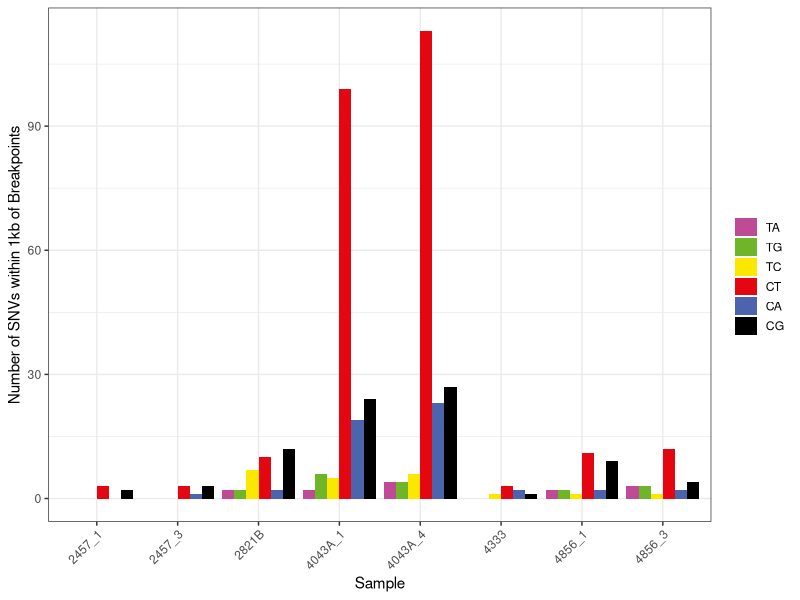

Write the R code that produced this figure.
library(ggplot2)
library(reshape)

dat <- read.csv('snvs_breakpoint_1kb_stats.tsv', sep='\t', col.names=c("sample", "count", "mean", "std", "close", "far", "TA","TG", "TC", "CT","CA","CG"))
dat[is.na(dat)] <- 0
dat <- dat[c(1,7:12)]
data.m <- melt(dat, id.vars='sample')
#blue red black yellow green purple
df = data.frame(muts=c("CA", "CT", "CG", "TC", "TG", "TA"), color=c("#4c64ae", "#e40611", "#000000", "#fbe800", "#6eb529","#bf4a96"))
data.m["color"] <- df$color[match(data.m$variable,df$mut)]
ggplot(data.m, aes(sample, value, fill=variable)) + 
  geom_bar(position = "dodge", stat="identity") +
  theme_bw() +
  theme(legend.key.height=unit(0.5,"cm")) + 
  theme(axis.text.x = element_text(angle = 45, hjust = 1), plot.title = element_text(hjust = 0.5))+
  labs(x="Sample",y="Number of SNVs within 1kb of Breakpoints",fill="Mutation Type") + 
  scale_fill_manual(name = "",
                    labels=c("TA", "TG", "TC", "CT", "CA", "CG"),
                    values=c("#bf4a96", "#6eb529", "#fbe800", "#e40611", "#4c64ae","#000000"))
  
